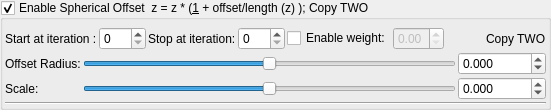
    <widget class="MyGroupBox" name="groupCheck_transform_sphericalOffset2_enabled">
     <property name="title">
      <string>Enable Spherical Offset  z = z * (&amp;1 + offset/length (z) ); Copy TWO</string>
     </property>
     <property name="checkable">
      <bool>true</bool>
     </property>
     <layout class="QVBoxLayout" name="verticalLayout_26" stretch="0,0,0">
      <property name="spacing">
       <number>2</number>
      </property>
      <property name="leftMargin">
       <number>2</number>
      </property>
      <property name="topMargin">
       <number>2</number>
      </property>
      <property name="rightMargin">
       <number>2</number>
      </property>
      <property name="bottomMargin">
       <number>2</number>
      </property>
      <item>
       <layout class="QGridLayout" name="gridLayout_59">
        <property name="topMargin">
         <number>5</number>
        </property>
        <item row="0" column="3">
         <widget class="MySpinBox" name="spinboxInt_transform_sphericalOffset2_stop_iterations">
          <property name="sizePolicy">
           <sizepolicy hsizetype="Preferred" vsizetype="Maximum">
            <horstretch>0</horstretch>
            <verstretch>0</verstretch>
           </sizepolicy>
          </property>
          <property name="maximum">
           <number>250</number>
          </property>
         </widget>
        </item>
        <item row="0" column="5">
         <widget class="MyDoubleSpinBox" name="spinbox_transform_sphericalOffset2_weight">
          <property name="enabled">
           <bool>false</bool>
          </property>
          <property name="sizePolicy">
           <sizepolicy hsizetype="Minimum" vsizetype="Maximum">
            <horstretch>0</horstretch>
            <verstretch>0</verstretch>
           </sizepolicy>
          </property>
          <property name="decimals">
           <number>2</number>
          </property>
          <property name="minimum">
           <double>0.000000000000000</double>
          </property>
          <property name="maximum">
           <double>1.000000000000000</double>
          </property>
          <property name="singleStep">
           <double>0.100000000000000</double>
          </property>
         </widget>
        </item>
        <item row="0" column="7">
         <widget class="QLabel" name="label_157">
          <property name="text">
           <string>Copy TWO</string>
          </property>
         </widget>
        </item>
        <item row="0" column="2">
         <widget class="QLabel" name="label_165">
          <property name="text">
           <string>Stop at iteration:</string>
          </property>
         </widget>
        </item>
        <item row="0" column="6">
         <spacer name="horizontalSpacer_22">
          <property name="orientation">
           <enum>Qt::Horizontal</enum>
          </property>
          <property name="sizeHint" stdset="0">
           <size>
            <width>40</width>
            <height>20</height>
           </size>
          </property>
         </spacer>
        </item>
        <item row="0" column="1">
         <widget class="MySpinBox" name="spinboxInt_transform_sphericalOffset2_start_iterations">
          <property name="sizePolicy">
           <sizepolicy hsizetype="Minimum" vsizetype="Maximum">
            <horstretch>0</horstretch>
            <verstretch>0</verstretch>
           </sizepolicy>
          </property>
          <property name="minimum">
           <number>0</number>
          </property>
          <property name="maximum">
           <number>250</number>
          </property>
          <property name="value">
           <number>0</number>
          </property>
         </widget>
        </item>
        <item row="0" column="4">
         <widget class="QCheckBox" name="checkBox_transform_sphericalOffset2_weight_enabled">
          <property name="text">
           <string>Enable weight:</string>
          </property>
         </widget>
        </item>
        <item row="0" column="0">
         <widget class="QLabel" name="label_166">
          <property name="text">
           <string>Start at iteration :</string>
          </property>
         </widget>
        </item>
       </layout>
      </item>
      <item>
       <layout class="QGridLayout" name="gridLayout_61">
        <property name="spacing">
         <number>2</number>
        </property>
        <item row="0" column="1">
         <widget class="QSlider" name="slider_transform_sphericalOffset2_offset_radius">
          <property name="sizePolicy">
           <sizepolicy hsizetype="Expanding" vsizetype="Maximum">
            <horstretch>0</horstretch>
            <verstretch>0</verstretch>
           </sizepolicy>
          </property>
          <property name="minimum">
           <number>-18000</number>
          </property>
          <property name="maximum">
           <number>18000</number>
          </property>
          <property name="value">
           <number>0</number>
          </property>
          <property name="sliderPosition">
           <number>0</number>
          </property>
          <property name="orientation">
           <enum>Qt::Horizontal</enum>
          </property>
         </widget>
        </item>
        <item row="0" column="0">
         <widget class="QLabel" name="label_172">
          <property name="text">
           <string>Offset Radius:</string>
          </property>
         </widget>
        </item>
        <item row="0" column="2">
         <widget class="MyDoubleSpinBox" name="spinbox_transform_sphericalOffset2_offset_radius">
          <property name="sizePolicy">
           <sizepolicy hsizetype="Minimum" vsizetype="Maximum">
            <horstretch>0</horstretch>
            <verstretch>0</verstretch>
           </sizepolicy>
          </property>
          <property name="prefix">
           <string/>
          </property>
          <property name="suffix">
           <string/>
          </property>
          <property name="decimals">
           <number>3</number>
          </property>
          <property name="minimum">
           <double>-36000.000000000000000</double>
          </property>
          <property name="maximum">
           <double>36000.000000000000000</double>
          </property>
          <property name="singleStep">
           <double>0.100000000000000</double>
          </property>
         </widget>
        </item>
        <item row="1" column="2">
         <widget class="MyDoubleSpinBox" name="spinbox_transform_sphericalOffset2_scale">
          <property name="sizePolicy">
           <sizepolicy hsizetype="Minimum" vsizetype="Maximum">
            <horstretch>0</horstretch>
            <verstretch>0</verstretch>
           </sizepolicy>
          </property>
          <property name="prefix">
           <string/>
          </property>
          <property name="suffix">
           <string/>
          </property>
          <property name="decimals">
           <number>3</number>
          </property>
          <property name="minimum">
           <double>-36000.000000000000000</double>
          </property>
          <property name="maximum">
           <double>36000.000000000000000</double>
          </property>
          <property name="singleStep">
           <double>0.100000000000000</double>
          </property>
         </widget>
        </item>
        <item row="1" column="1">
         <widget class="QSlider" name="slider_transform_sphericalOffset2_scale">
          <property name="sizePolicy">
           <sizepolicy hsizetype="Expanding" vsizetype="Maximum">
            <horstretch>0</horstretch>
            <verstretch>0</verstretch>
           </sizepolicy>
          </property>
          <property name="minimum">
           <number>-18000</number>
          </property>
          <property name="maximum">
           <number>18000</number>
          </property>
          <property name="value">
           <number>0</number>
          </property>
          <property name="sliderPosition">
           <number>0</number>
          </property>
          <property name="orientation">
           <enum>Qt::Horizontal</enum>
          </property>
         </widget>
        </item>
        <item row="1" column="0">
         <widget class="QLabel" name="label_194">
          <property name="text">
           <string>Scale:</string>
          </property>
         </widget>
        </item>
       </layout>
      </item>
      <item>
       <widget class="Line" name="line_38">
        <property name="orientation">
         <enum>Qt::Horizontal</enum>
        </property>
       </widget>
      </item>
     </layout>
    </widget>
